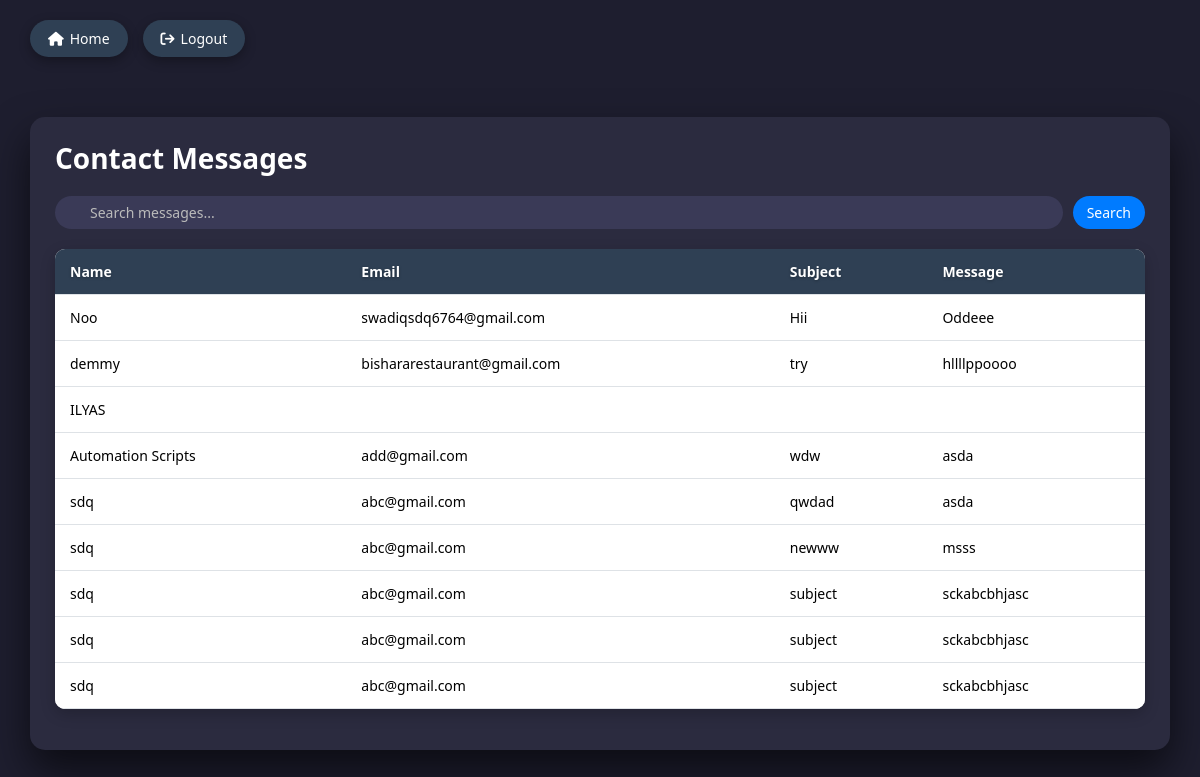
/contactview/ (signed in), run on the app's committed database.
### app/models.py (models this page shows, shortened)
class Contact(models.Model):
    name = models.CharField(max_length=100)
    email = models.EmailField()
    subject = models.CharField(max_length=100)
    message = models.TextField()

### app/views.py (the view)
# urls.py: path('contactview/',views.contactview,name='contactview'),
@login_required(login_url='login')
def contactview(request):
    dctContact = Contact.objects.all().order_by('-id')
    strSearch = request.GET.get('search')
    if strSearch:
        dctContact = Contact.objects.filter(name__icontains=strSearch)
    context = {
        'dctContact':dctContact
    }
    return render(request,'contactsview.html',context)

### app/templates/contactsview.html (shortened to what this page needs)
<!DOCTYPE html>
<html lang="en">
<head>
<link href="https://cdn.jsdelivr.net/npm/bootstrap@5.3.2/dist/css/bootstrap.min.css" rel="stylesheet">
<link rel="stylesheet" href="https://cdnjs.cloudflare.com/ajax/libs/font-awesome/6.4.0/css/all.min.css" />
</head>
<body>
    <div class="top-links">
        <a href="/"><i class="fa fa-home"></i> Home</a>
        <a href="{% url 'logout' %}"><i class="fa fa-sign-out"></i> Logout</a>
    </div>
<div class="container table-card">
    <h3>Contact Messages</h3>
    <form >
        <div class="search-bar position-relative">
            <input type="text" name="search" placeholder="Search messages...">
            <button>Search</button>
        </div>
    </form>
    <table class="table styled-table align-middle">
        <thead>
            <tr>
                <th>Name</th>
                <th>Email</th>
                <th>Subject</th>
                <th>Message</th>
            </tr>
        </thead>
        <tbody>
            {% for eachContact in dctContact %}
                <tr>
                    <td>{{ eachContact.name }}</td>
                    <td>{{ eachContact.email }}</td>
                    <td>{{ eachContact.subject }}</td>
                    <td>{{ eachContact.message }}</td>
                </tr>
            {% endfor %}
        </tbody>
    </table>
</div>
</body>
</html>

### app/templates/contactsview.html (style rules this page uses)
body { background: #1e1e2f; font-family: 'Segoe UI', Tahoma, Geneva, Verdana, sans-serif; color: #e0e0e0; }
.table-card { background: #2b2b3f; border-radius: 15px; padding: 25px; margin: 40px auto; box-shadow: 0 20px 40px rgba(0,0,0,0.6); }
.table-card h3 { margin-bottom: 20px; color: #fff; font-weight: 600; }
.search-bar { display: flex; flex-wrap: wrap; align-items: center; gap: 10px; margin-bottom: 20px; position: relative; }
.search-bar input { flex: 1 1 auto; min-width: 150px; padding: 6px 12px 6px 35px; border-radius: 25px; border: none; outline: none; background: #3a3a57; color: #e0e0e0; font-size: 14px; }
.search-bar input::placeholder { color: #bbb; }
.search-bar button { padding: 6px 14px; border-radius: 25px; border: none; background-color: #007bff; color: white; cursor: pointer; font-size: 14px; transition: 0.3s; }
.styled-table { width: 100%; border-collapse: separate; border-spacing: 0; font-size: 14px; background: #f5f5f5 !important; color: #1e1e2f !important; border-radius: 10px; overflow: hidden; box-shadow: 0 5px 15px rgba(0,0,0,0.2); }
.styled-table thead th { background-color: #2f4054 !important; color: #fff !important; font-weight: 600; text-shadow: 0 1px 3px rgba(0,0,0,0.3); }
.styled-table th, .styled-table td { padding: 12px 15px; vertical-align: middle; word-wrap: break-word; }
.styled-table tbody tr { transition: all 0.3s ease; }
.styled-table tbody tr:nth-of-type(even) { background: #f9f9f9 !important; }
.top-links { display: flex; gap: 15px; padding: 20px 30px; }
.top-links a { display: inline-flex; align-items: center; gap: 6px; padding: 8px 18px; background: #2f4054; color: #ffffff !important; text-decoration: none; border-radius: 30px; font-size: 14px; font-weight: 500; transition: all 0.3s ease; box-shadow: 0 4px 12px rgba(0, 0, 0, 0.3); }
.top-links a i { font-size: 14px; }

### data on the page
Contact: name "Noo", email "swadiqsdq6764@gmail.com", subject "Hii", message "Oddeee"
Contact: name "demmy", email "bishararestaurant@gmail.com", subject "try", message "hllllppoooo"
Contact: name "ILYAS"
Contact: name "Automation Scripts", email "add@gmail.com", subject "wdw", message "asda"
Contact: name "sdq", email "abc@gmail.com", subject "qwdad", message "asda"
Contact: name "sdq", email "abc@gmail.com", subject "newww", message "msss"
Contact: name "sdq", email "abc@gmail.com", subject "subject", message "sckabcbhjasc"
Contact: name "sdq", email "abc@gmail.com", subject "subject", message "sckabcbhjasc"
Contact: name "sdq", email "abc@gmail.com", subject "subject", message "sckabcbhjasc"
